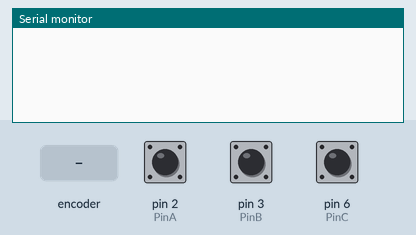
Simulated run of this sketch. Board: Arduino Uno, built with avr-gcc and run on an emulated ATmega328P. Shown: the last lines printed to the serial monitor. The test bench sets the inputs (shaded band); at power-on: pin 6 (PinC) HIGH, pin 2 (PinA) HIGH, pin 3 (PinB) HIGH.

Above: at 1.2 s.
1.3 s: rotary encoder on pin 2 (PinA) / pin 3 (PinB) turned 1 step (first pin leading)
At 2.1 s:
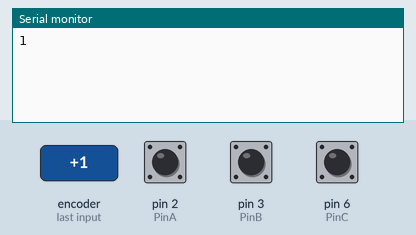
3.0 s: pin 6 (PinC) pulled LOW for 0.15 s
At 3.4 s:
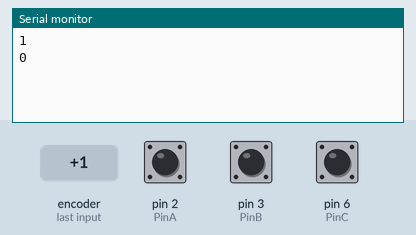
4.6 s: rotary encoder on pin 2 (PinA) / pin 3 (PinB) turned 3 steps (first pin leading)
At 6.2 s:
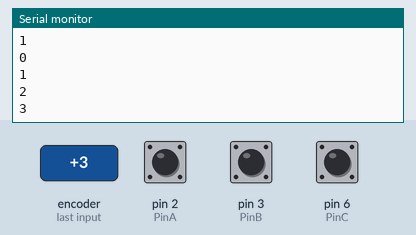
Timing chart, 0 to 7.7 s (numbered marks = the images above; inputs shaded):
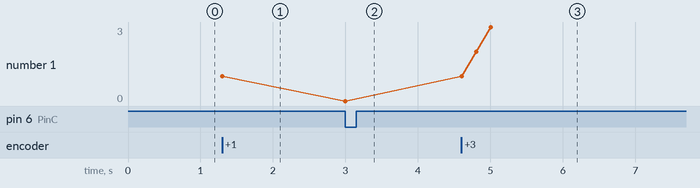

Measured:
- after the input at 1.3 s, the serial monitor: prints a new line at once (image 1)
- after the input at 3.0 s, the serial monitor: prints a new line at once (image 2)
- after the input at 4.6 s, the serial monitor: prints a new line at once (image 3)
- plotted number 1: 1 → 0 after the input at 3.0 s, 0 → 3 after the input at 4.6 s

The sketch:

Microduino_Encoder_text.ino
```cpp
#define PinA 2
#define PinB 3
#define PinC 6

unsigned long time = 0;
long count = 0;

long num = 0;

void setup()
{
  Serial.begin(115200);

  pinMode(PinA,INPUT_PULLUP);
  pinMode(PinB,INPUT_PULLUP);
  pinMode(PinC,INPUT_PULLUP);

  attachInterrupt(0, blinkA, LOW);
  attachInterrupt(1, blinkB, LOW);

  time = millis();
}

void loop()
{
  while (num != count)
  {
    num = count;
    Serial.println(num);
  }

  while ((count != 0) && (digitalRead(PinC) == LOW))
  {
    count = 0;
    num = count;
    Serial.println(num);
  }
}

void blinkA()
{
  if ((millis() - time) > 3)
    count ++;
  time = millis();
}

void blinkB()
{
  if ((millis() - time) > 3)
    count --;
  time = millis();
}
```
